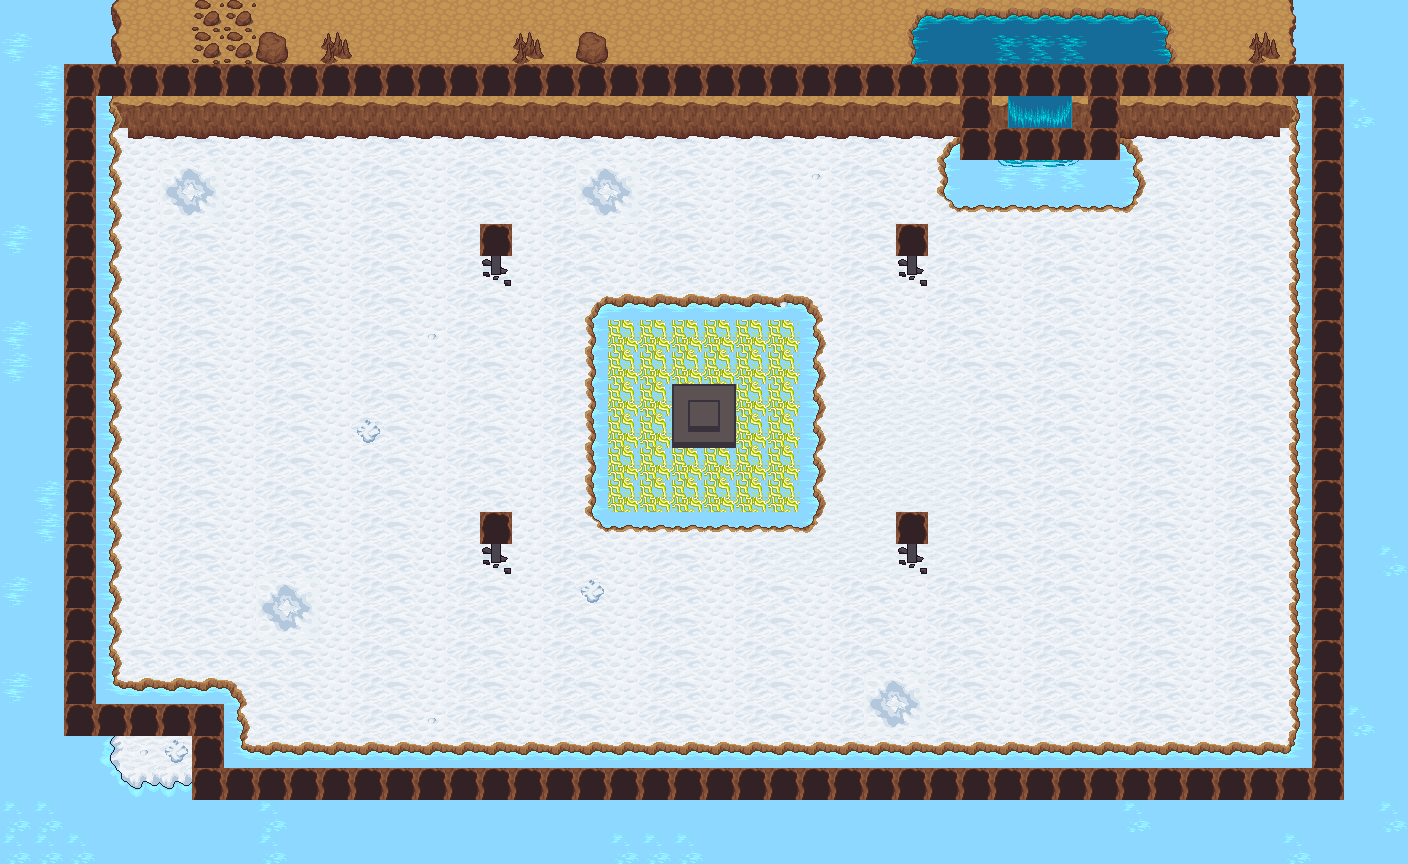

Rendered tile map (Tiled .tmx) drawn with the repository's tilesets; below, a short description and the map source with its tile grids summarised:
An orthogonal 44x27 tile map with 32x32 px tiles, 5 tile layers (Capa de Patrones 1, Capa de patrones 2, Capa de patrones 3, paredes por detras, ...), 1 hidden layer not drawn and 23 objects.

<map version="1.0" tiledversion="1.1.6" orientation="orthogonal" renderorder="right-down" width="44" height="27" tilewidth="32" tileheight="32" infinite="0" nextobjectid="110">
 <tileset firstgid="1" name="TodoSprites" tilewidth="32" tileheight="32" tilecount="1600" columns="40">
  <image source="TodoSprites.png" width="1280" height="1280" />
 </tileset>
 <layer name="Capa de Patrones 1" width="44" height="27">
  <properties>
   <property name="TapaJugador" type="bool" value="true" />
  </properties>
  <data>[1188 cells, 1188 non-empty, 16 distinct tile ids]</data>
 </layer>
 <objectgroup name="agua">
  <object id="51" x="595.334" y="303.667" width="219.667" height="211.334" />
 </objectgroup>
 <objectgroup name="electricidad">
  <object id="53" x="607.666" y="317.667" width="196.333" height="187.667" />
 </objectgroup>
 <objectgroup name="enemigos">
  <object id="78" x="706.036" y="415.928">
   <properties>
    <property name="TipoEnemigo" type="int" value="4" />
   </properties>
  </object>
  <object id="94" x="237.667" y="207.667">
   <properties>
    <property name="TipoEnemigo" type="int" value="3" />
   </properties>
  </object>
  <object id="95" x="687.667" y="656.667">
   <properties>
    <property name="TipoEnemigo" type="int" value="3" />
   </properties>
  </object>
  <object id="101" x="1134.67" y="624">
   <properties>
    <property name="TipoEnemigo" type="int" value="3" />
   </properties>
  </object>
 </objectgroup>
 <objectgroup name="pociones" />
 <objectgroup name="llaves" />
 <objectgroup name="bombas" />
 <objectgroup name="armas">
  <object id="90" x="657" y="177">
   <properties>
    <property name="Tipo" type="int" value="1" />
   </properties>
  </object>
  <object id="91" x="753" y="175">
   <properties>
    <property name="Tipo" type="int" value="1" />
   </properties>
  </object>
 </objectgroup>
 <objectgroup name="rocas" />
 <objectgroup name="escaleras" />
 <objectgroup name="puertas" />
 <layer name="Capa de patrones 2" width="44" height="27">
  <properties>
   <property name="TapaJugador" type="bool" value="true" />
  </properties>
  <data>[1188 cells, 196 non-empty, 34 distinct tile ids]</data>
 </layer>
 <layer name="Capa de patrones 3" width="44" height="27">
  <properties>
   <property name="TapaJugador" type="bool" value="true" />
  </properties>
  <data>[1188 cells, 101 non-empty, 35 distinct tile ids]</data>
 </layer>
 <layer name="paredes" width="44" height="27" visible="0" opacity="0.73">
  <properties>
   <property name="TapaJugador" type="bool" value="true" />
  </properties>
  <data>[1188 cells, 3 non-empty, 3 distinct tile ids]</data>
 </layer>
 <layer name="paredes por detras" width="44" height="27">
  <properties>
   <property name="TapaJugador" type="bool" value="false" />
  </properties>
  <data>[1188 cells, 13 non-empty, 6 distinct tile ids]</data>
 </layer>
 <layer name="mapa_calor" width="44" height="27">
  <data>[1188 cells, 133 non-empty, 1 distinct tile ids]</data>
 </layer>
 <objectgroup name="colisiones">
  <object id="56" x="113.333" y="98.6667" width="1184" height="18.3333" />
  <object id="57" x="102.667" y="92" width="20" height="601.333" />
  <object id="62" x="112" y="677.333" width="140" height="17.3333" />
  <object id="64" x="234.667" y="678.667" width="17.3333" height="77.3333" />
  <object id="66" x="245.333" y="741.333" width="1049.33" height="24" />
  <object id="67" x="1285.33" y="65.3333" width="24" height="689.333" />
  <object id="73" x="930.667" y="172" width="218.667" height="14.6667" />
  <object id="74" x="930.667" y="97.3333" width="21.3333" height="89.3333" />
  <object id="75" x="1130.67" y="93.3333" width="18.6667" height="93.3333" />
  <object id="104" x="482" y="543.409" width="29" height="11.5909" />
  <object id="107" x="898.667" y="543.591" width="29" height="11.4091" />
  <object id="108" x="896.667" y="255.651" width="30.4545" height="12.6818" />
  <object id="109" x="481.333" y="255.288" width="29" height="13.0455" />
 </objectgroup>
 <objectgroup name="spawn">
  <object id="79" x="492.916" y="400.166">
   <properties>
    <property name="Personaje" type="int" value="1" />
   </properties>
  </object>
  <object id="83" x="912.333" y="400.333">
   <properties>
    <property name="Personaje" type="int" value="2" />
   </properties>
  </object>
 </objectgroup>
</map>
